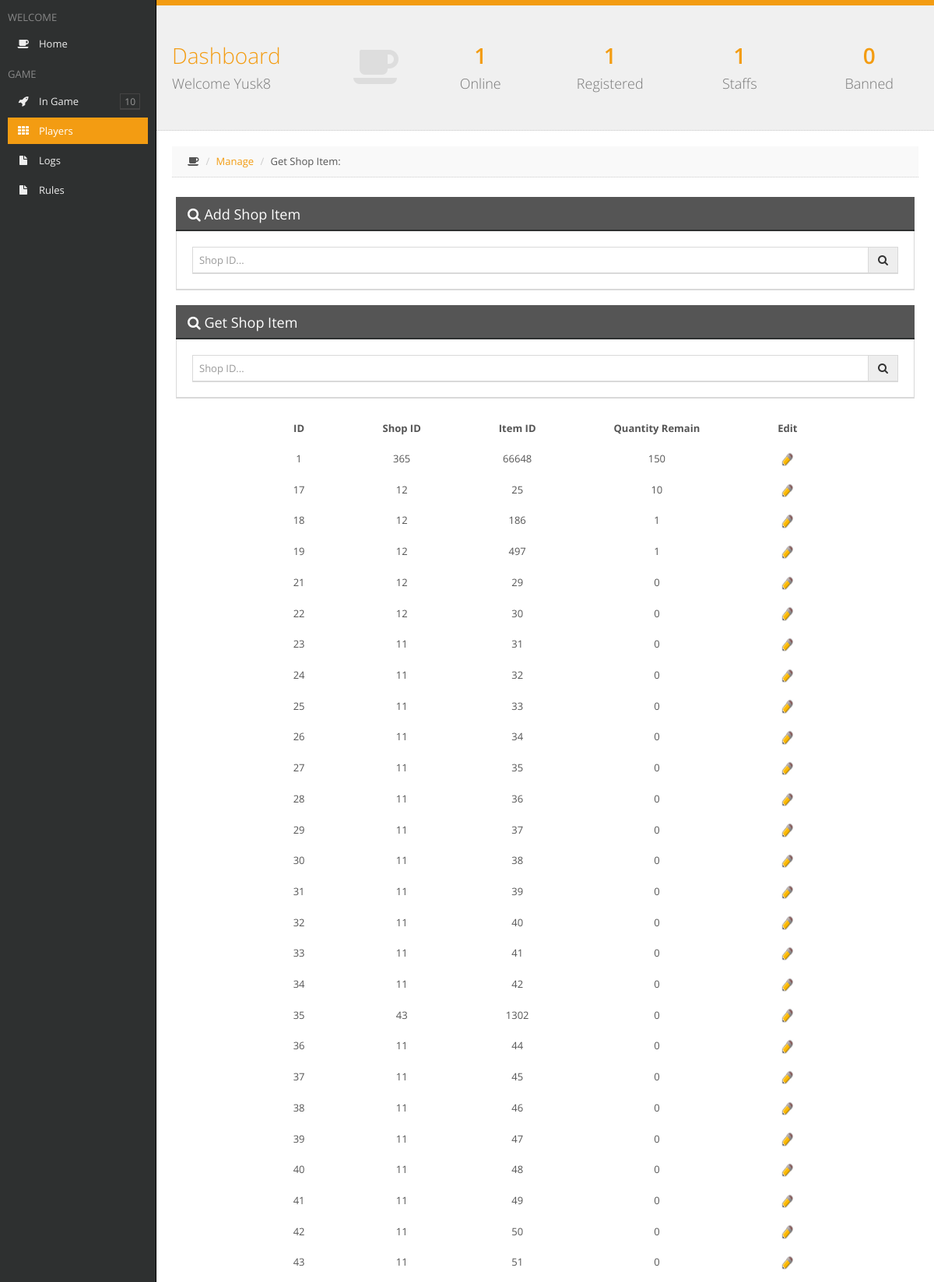
/Account/Listshopitem.php (signed in, upper part), run on the app's committed database.
### tables this page shows
CREATE TABLE `shops_items` (
  `id` int(11) UNSIGNED NOT NULL,
  `ShopID` int(11) NOT NULL,
  `ItemID` int(11) UNSIGNED NOT NULL,
  `QuantityRemain` int(11) UNSIGNED NOT NULL DEFAULT '0'
);

### Account/template/css/fonts/config.php (called while the page is built, shortened)
<?php
	$useron = $_SESSION['userlog'];
	$passon = $_SESSION['passlog'];
	if(!(empty($passon))){
		$user = addslashes($useron);
		$pass = addslashes($passon);
		$busca_user = mysql_query("SELECT * FROM users WHERE Name='$user' AND Hash='$pass'");
		$fetch_user = mysql_fetch_array($busca_user);
		$access = $fetch_user['Access'];
	$busca_servers = mysql_query("SELECT SUM(Count) FROM servers WHERE Online>0");
	$fetch_servers = mysql_fetch_array($busca_servers);
	$busca_users = mysql_query("SELECT id FROM users");
	$conta_users = mysql_num_rows($busca_users);
	$busca_staff = mysql_query("SELECT id FROM users WHERE Access>=40");
	$conta_staff = mysql_num_rows($busca_staff);
	$busca_ban = mysql_query("SELECT id FROM users WHERE Access<1");
	$conta_ban = mysql_num_rows($busca_ban);
	}
?>

### Account/Listshopitem.php (the view, shortened to what this page needs)
<?php
	if(!(include "template/css/fonts/config.php")){
		die("<center>FATAL ERROR: Arquivo de configuração não encontrado</center>");
	}
?>
<?php if(!(empty($passon)) && ($access < 40)){ ?>
<html>
	<head>
		<title>Restricted Access</title>
		<link rel="stylesheet" href="template/css/style.css">
		<link rel='stylesheet' id='open-sans-css'  href='//fonts.googleapis.com/css?family=Open+Sans%3A300italic%2C400italic%2C600italic%2C300%2C400%2C600&#038;subset=latin%2Clatin-ext&#038;ver=4.0-alpha' type='text/css' media='all' />
	</head>
	<body>
		<div id="tudo">
			<div>&nbsp </div>
			<div id="conteudo" class="shadow">
				<div style="height: 30px;">&nbsp </div>
				<p><center>Only Staff have access to the Panel of Items Shops</center></p>
				<p><a href="../"><center>&raquo Back to Game</center></a></p>
			</div>
		</div>
	</body>
</html>
<?php }else if(!(empty($passon))){ ?>
<!DOCTYPE html>
<html class=" js no-touch">
<head>
	<link rel="stylesheet" href="template/css/bootstrap-1.5.css">
	<link rel="stylesheet" href="template/css/plugins-1.5.css">
	<link rel="stylesheet" href="template/css/main-1.5.css">
	<link rel="stylesheet" href="template/css/themes.css">
</head>
<body class="header-fixed-top sidebar-left-pinned">
<div id="sidebar-left" class="enable-hover">
	<div class="sidebar-content">
		<div class="slimScrollDiv" style="position: relative; overflow: hidden; width: auto; height: 573px;">
			<div class="sidebar-left-scroll" style="overflow: hidden; width: auto; height: 573px;">
				<ul class="sidebar-nav">
					<li><h2 class="sidebar-header">WELCOME</h2></li>
					<li><a href="Index.php"><i class="fa fa-coffee"></i>Home</a></li>
					<li><h2 class="sidebar-header">GAME</h2></li>
					<li><a style="cursor: pointer;" class="menu-link"><i class="fa fa-rocket"></i>In Game</a>
					</li>
					<li><a href="busca.php" class=" active"><i class="fa fa-th"></i>Players</a></li>
					<li><a href="logs.php"><i class="fa fa-file"></i>Logs</a></li>
					<li><a href="rules.php"><i class="fa fa-file"></i>Rules</a></li>
				</ul>
			</div>
		</div>
	</div>
</div>
<div id="page-container" class="full-width">
	<div id="fx-container" class="fx-opacity"><div id="page-content" class="block">
		<div class="block-header">
			<div class="row remove-margin">
				<div class="col-md-4">
					<a href="" class="header-title-link">
						<h1><i class="fa fa-coffee animation-expandUp"></i>Dashboard<br><small>Welcome <?php echo $useron; ?></small></h1>
					</a>
				</div>
				<div class="col-md-8">
					<div class="row">
						<div class="col-sm-6">
							<div class="row">
								<div class="col-xs-6">
									<a href="lista.php?online" class="header-link">
										<h1 class="animation-pullDown">
											<strong><?php echo $fetch_servers[0]; ?></strong><br><small>Online</small>
										</h1>
									</a>
								</div>
								<div class="col-xs-6">
									<a class="header-link">
										<h1 class="animation-pullDown">
											<strong><?php echo $conta_users; ?></strong><br><small>Registered</small>
										</h1>
									</a>
								</div>
							</div>
						</div>
						<div class="col-sm-6">
							<div class="row">
								<div class="col-xs-6">
									<a href="lista.php?staffs" class="header-link">
										<h1 class="animation-pullDown">
											<strong><?php echo $conta_staff; ?></strong><br><small>Staffs</small>
										</h1>
									</a>
								</div>
								<div class="col-xs-6">
									<a href="lista.php?ban" class="header-link">
										<h1 class="animation-pullDown">
											<strong><?php echo $conta_ban; ?></strong><br><small>Banned</small>
										</h1>
									</a>
								</div>
							</div>
						</div>
					</div>
				</div>
			</div>
		</div>
<div id="page-container" class="full-width">
	<div id="fx-container" class="fx-opacity"><div id="page-content" class="block">
		<ul class="breadcrumb breadcrumb-top">
			<li><i class="fa fa-coffee"></i></li>
			<li><a href="Manage.php">Manage</a></li>
			<li>Get Shop Item: <?php echo $_POST['search-term']; ?></li>
		</ul>
		<div class="row gutter30">
			<div class="block full">
				<div class="block-title">
					<h2><i class="fa fa-search"></i> Add Shop Item</h2>
				</div>
				<form action="addshopitem.php" method="POST">
					<div class="input-group">
						<input type="text" id="search-term" value="<?php echo addslashes($_POST['sid']); ?>" name="sid" class="form-control" placeholder="Shop ID...">
						<span class="input-group-btn">
							<button type="submit" class="btn btn-default"><i class="fa fa-search"></i></button>
						</span>
					</div>
				</form>
			</div>
			<div class="block full">
				<div class="block-title">
					<h2><i class="fa fa-search"></i> Get Shop Item</h2>
				</div>
				<form action="" method="post">
					<div class="input-group">
						<input type="text" id="search-term" value="<?php echo addslashes($_POST['search-term']); ?>" name="search-term" class="form-control" placeholder="Shop ID...">
						<span class="input-group-btn">
							<button type="submit" class="btn btn-default"><i class="fa fa-search"></i></button>
						</span>
					</div>
				</form>
			</div>
		<table align="center">
		<tr>
			<td style='border: 1px #000; padding: 10px 50px 10px 50px;' align="center"><b>ID</b></td>
			<td style='border: 1px #000; padding: 10px 50px 10px 50px;' align="center"><b>Shop ID</b></td>
			<td style='border: 1px #000; padding: 10px 50px 10px 50px;' align="center"><b>Item ID</b></td>
			<td style='border: 1px #000; padding: 10px 50px 10px 50px;' align="center"><b>Quantity Remain</b></td>
			<td style='border: 1px #000; padding: 10px 50px 10px 50px;' align="center"><b>Edit</b></td>
		</tr>
		<?php
			if(!(isset($_POST['search-term']))){
				$_BS['PorPagina'] = 70;
				$sql = "SELECT COUNT(*) AS total FROM `shops_items`";
				$query = mysql_query($sql);
				$total = mysql_result($query, 0, 'total');
				$paginas =  (($total % $_BS['PorPagina']) > 0) ? (int)($total / $_BS['PorPagina']) + 1 : ($total / $_BS['PorPagina']);
				if (isset($_GET['pagina'])) {
					$pagina = (int)$_GET['pagina'];
				} else {
					$pagina = 1;
				}
				$pagina = max(min($paginas, $pagina), 1);
				$inicio = ($pagina - 1) * $_BS['PorPagina'];
				$sql = "SELECT * FROM `shops_items` ORDER BY `id` ASC LIMIT ".$inicio.", ".$_BS['PorPagina'];
				$query = mysql_query($sql);
				while ($resultado = mysql_fetch_assoc($query)) {
					$id = $resultado['id'];
					$shopid = $resultado['ShopID'];
					$itemid = $resultado['ItemID'];
					$quant = $resultado['QuantityRemain'];
					echo "
						<tr>
							<td style='border: 1px #000; padding: 10px 50px 10px 50px;' align='center'>$id</td>
							<td style='border: 1px #000; padding: 10px 50px 10px 50px;' align='center'>$shopid</td>
							<td style='border: 1px #000; padding: 10px 50px 10px 50px;' align='center'>$itemid</td>
							<td style='border: 1px #000; padding: 10px 50px 10px 50px;' align='center'>$quant</td>
							<td style='border: 1px #000; padding: 10px 50px 10px 50px;' align='center'>
								<a href='addshopitem.php?edit=$id'><img src='template/edit.jpg' width='16px' alt='Função Editar'></a>
							</td>
						</tr>
					";
				}
				echo "</table>";
				if ($total > 0) {
					echo "<br /><br /><center>Other Shop Items: ";
					echo "</center>";
				}
			}
		?>
		<br /><br /><br />
		</div>
	</div>
	</div>
</div>
</body>
</html>
<?php }else{ ?>
	<?php include "login.php"; ?>
<?php } ?>

### data on the page
shops_items: id "1", ShopID "365", ItemID "66648", QuantityRemain "150"
shops_items: id "17", ShopID "12", ItemID "25", QuantityRemain "10"
shops_items: id "18", ShopID "12", ItemID "186", QuantityRemain "1"
shops_items: id "19", ShopID "12", ItemID "497", QuantityRemain "1"
shops_items: id "21", ShopID "12", ItemID "29", QuantityRemain "0"
shops_items: id "22", ShopID "12", ItemID "30", QuantityRemain "0"
shops_items: id "23", ShopID "11", ItemID "31", QuantityRemain "0"
shops_items: id "24", ShopID "11", ItemID "32", QuantityRemain "0"
shops_items: id "25", ShopID "11", ItemID "33", QuantityRemain "0"
shops_items: id "26", ShopID "11", ItemID "34", QuantityRemain "0"
shops_items: id "27", ShopID "11", ItemID "35", QuantityRemain "0"
shops_items: id "28", ShopID "11", ItemID "36", QuantityRemain "0"
shops_items: id "29", ShopID "11", ItemID "37", QuantityRemain "0"
shops_items: id "30", ShopID "11", ItemID "38", QuantityRemain "0"
shops_items: id "31", ShopID "11", ItemID "39", QuantityRemain "0"
shops_items: id "32", ShopID "11", ItemID "40", QuantityRemain "0"
shops_items: id "33", ShopID "11", ItemID "41", QuantityRemain "0"
shops_items: id "34", ShopID "11", ItemID "42", QuantityRemain "0"
shops_items: id "35", ShopID "43", ItemID "1302", QuantityRemain "0"
shops_items: id "36", ShopID "11", ItemID "44", QuantityRemain "0"
shops_items: id "37", ShopID "11", ItemID "45", QuantityRemain "0"
shops_items: id "38", ShopID "11", ItemID "46", QuantityRemain "0"
shops_items: id "39", ShopID "11", ItemID "47", QuantityRemain "0"
shops_items: id "40", ShopID "11", ItemID "48", QuantityRemain "0"
shops_items: id "41", ShopID "11", ItemID "49", QuantityRemain "0"
shops_items: id "42", ShopID "11", ItemID "50", QuantityRemain "0"
shops_items: id "43", ShopID "11", ItemID "51", QuantityRemain "0"

### other printed values
$useron "Yusk8"
$fetch_servers[0] "1"
$conta_users "1"
$conta_staff "1"
$conta_ban "0"
